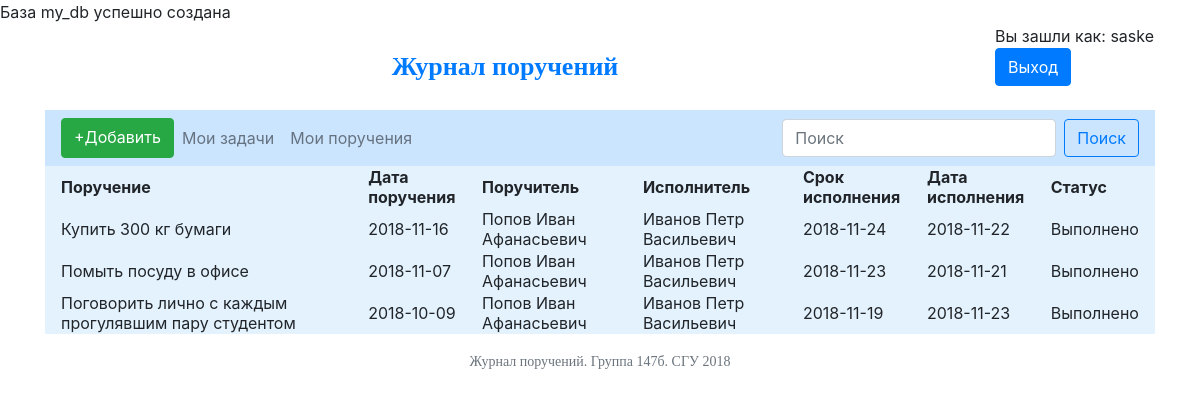
The app's page /index.php?page=my_order (signed in) with its own data.
### tables this page shows
CREATE TABLE `authorization` (
  `ida` int(10) NOT NULL,
  `login` varchar(20) NOT NULL,
  `password` varchar(30) NOT NULL,
  `user_idu` int(10) NOT NULL
);

CREATE TABLE `task` (
  `idt` int(10) NOT NULL,
  `poruchitel` int(10) NOT NULL,
  `ispolnitel` int(10) NOT NULL,
  `data_poruch` date NOT NULL,
  `data_ispol` date NOT NULL,
  `srok` date NOT NULL,
  `status` varchar(30) NOT NULL,
  `obosnovanie_idf` int(10) DEFAULT NULL,
  `opisanie` varchar(150) DEFAULT NULL
);

### pages/my_order.php (the view)
<?php
	$query = "select opisanie, data_poruch, (select fio from task, user where user.idu=task.poruchitel LIMIT 1) as por,
			(select fio from task, user where user.idu=task.ispolnitel LIMIT 1) as isp, srok, data_ispol, status from task";
	$res1 = mysqli_query ($link, $query);
	$ech_res = "<table>
	<thead>
  			<th>Поручение</th>
			<th>Дата поручения</th>
			<th>Поручитель</th>
			<th>Исполнитель</th>
			<th>Срок исполнения</th>
			<th>Дата исполнения</th>
			<th>Статус</th>
	</thead>
	";
	while ($row = mysqli_fetch_array ($res1, MYSQLI_ASSOC)){
		$ech_res.="
		<tr>
  			<td>$row[opisanie]</td>
			<td>$row[data_poruch]</td>
			<td>$row[por]</td>
			<td>$row[isp]</td>
			<td>$row[srok]</td>
			<td>$row[data_ispol]</td>
			<td>$row[status]</td>
		</tr>
		";
	}
	$ech_res.="</table>";
	echo $ech_res;
?>

### index.php (shortened to what this page needs)
<?php
require_once("db.php");
?>
<html>
<head>
 <link rel="stylesheet" href="https://stackpath.bootstrapcdn.com/bootstrap/4.1.3/css/bootstrap.min.css">
 <link rel="stylesheet" href="style.css">
</head>
 <body>
<div class="container">
<?php
 $is_login = false;
 if(((isset($_SESSION['login'])) and ($_SESSION['login'] != '')) and ((isset($_SESSION['pass'])) and ($_SESSION['pass'] != ''))){
	$user = mysqli_query($link, "SELECT * FROM authorization WHERE login = '$_SESSION[login]' AND `password` = '$_SESSION[pass]'");
	$res_user = mysqli_fetch_array($user);
	if(!empty($res_user)){ $is_login = true; }
 }
 if($is_login){
	require_once("pages/header.php");
?>
 <div class="row">
	<div class="col-12 ">
		<nav class="navbar navbar-expand-lg navbar-light alert-primary">
		  <div class="collapse navbar-collapse" id="navbarTogglerDemo01">
			<ul class="navbar-nav mr-auto mt-2 mt-lg-0">
			  <a class="btn btn-success" href="/147b/index.php?page=new_order">+Добавить</a>
			  <li class="nav-item">
				<a class="nav-link" href="/147b/index.php?page=my_tasks">Мои задачи</a>
			  </li>
			  <li class="nav-item">
				<a class="nav-link" href="/147b/index.php?page=my_order">Мои поручения</a>
			  </li>
			</ul>
			<form class="form-inline my-2 my-lg-0">
			  <input class="form-control mr-sm-2" type="search" placeholder="Поиск" aria-label="Search">
			  <button class="btn btn-outline-primary my-2 my-sm-0" type="submit">Поиск</button>
			</form>
		  </div>
		</nav>
	</div>
 </div>
 <div class="row" style="background-color: #e3f2fd; margin:0;" >
	<div class="col-12">
	<?php
	if(isset($_GET['page'])){$page = $_GET['page'];}else{$page = "";}
	if($page == "new_order"){
		require_once("pages/new_order.php");
	}else if($page == "my_tasks"){
		require_once("pages/my_tasks.php");
	}else if($page == "my_order"){
		require_once("pages/my_order.php");
	}
	?>
	</div>
 </div>
<?php
 }else if(!$is_login){
?>
 <div class="row">
	<div class="col-3">
	</div>
	<div class="col-6">
		<form class='index_form' action='obrabot.php' method='POST'>
		  <div class="form-group">
			<label for="exampleInputEmail1" style='margin-left:5px;'>Логин</label>
			<input type="text" name='login' class="form-control" id="exampleInputEmail1" placeholder="Введите логин">
			<small id="emailHelp" class="form-text text-muted" style='margin:0 auto; display:table;'>Введите логин, который вам выдал администратор Татьяна </small>
		  </div>
		  <div class="form-group">
			<label for="exampleInputPassword1" style='margin-left:5px;'>Пароль</label>
			<input type="password" name='password' class="form-control" id="exampleInputPassword1" placeholder="Пароль">
		  </div>
		  <div class="form-group form-check">
			<input type="checkbox" class="form-check-input" id="exampleCheck1">
			<label class="form-check-label" for="exampleCheck1">Запомнить меня</label>
		  </div>
		  <input type="submit" name='ObrabotLogin' class="btn btn-primary" value='Войти'>
		</form>
	</div>
	<div class="col-3">
	</div>
</div>
 <?php
 }
 require_once("pages/footer.php");
 ?>
 </div>
 </body>
</html>

### pages/header.php
<div class="row">
	<div class="col-10">
		<span class='TopText'><a class="nav-link" href="/147b/index.php">Журнал поручений</a></span>
	</div>
	<div class="col-2">
		<?php
		echo "<div>Вы зашли как: $res_user[login]</div>";
		?>
		<form action='obrabot.php' method='POST'>
			<input type="submit" name='Exit' class="btn btn-primary" value='Выход'>
		</form>
	</div>
</div>

### pages/footer.php
<div class="row">
<div class="col-12">
	<span class='BottomText'>
		Журнал поручений. Группа 147б. СГУ 2018
	</span>
</div>
</div>

### style.css (style rules this page uses)
.TopText { display:table; margin:20px auto; font:bold 26px Tahoma; color:#007bff; }
.BottomText { display:table; margin:20px auto; font:14px Tahoma; color:#6c757d; }

### records on screen
authorization: login "saske"
task: opisanie "Купить 300 кг бумаги", data_poruch "2018-11-16", row "Попов Иван Афанасьевич", row "Иванов Петр Васильевич", srok "2018-11-24", data_ispol "2018-11-22", status "Выполнено"
task: opisanie "Помыть посуду в офисе", data_poruch "2018-11-07", row "Попов Иван Афанасьевич", row "Иванов Петр Васильевич", srok "2018-11-23", data_ispol "2018-11-21", status "Выполнено"
task: opisanie "Поговорить лично с каждым прогулявшим пару студентом", data_poruch "2018-10-09", row "Попов Иван Афанасьевич", row "Иванов Петр Васильевич", srok "2018-11-19", data_ispol "2018-11-23", status "Выполнено"
